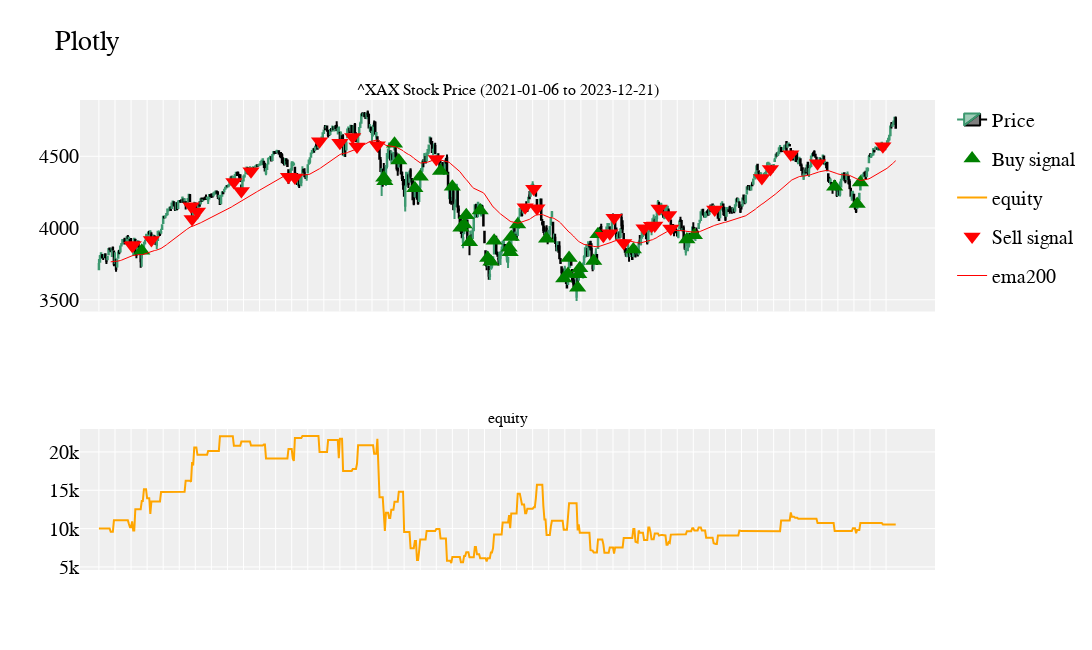

The notebook cell saved with this chart:
### Code cell
%run "C:\\Users\\adamj\\Documents\\Projekty_Python\\Quant_trading\\Plotting_backtesting.ipynb"
ploting_results_vectorbt_openclose(list_of_stock_data[0])

### Figure 1 — Plotly figure (JSON) as saved in the notebook; plotly's stock layout.template omitted (floating-point values rounded to 4 significant figures; data arrays with more than 128 entries replaced by an {"elided": "..."} marker saying what was removed)
{"data": [{"close": {"elided": "745 float values"}, "decreasing": {"line": {"color": "black"}}, "high": {"elided": "745 float values"}, "increasing": {"line": {"color": "rgba(16, 38, 32)"}}, "low": {"elided": "745 float values"}, "name": "Price", "open": {"elided": "745 float values"}, "type": "candlestick", "x": {"elided": "745 str values"}, "xaxis": "x", "yaxis": "y"}, {"marker": {"color": "green", "size": 15, "symbol": "triangle-up"}, "mode": "markers", "name": "Buy signal", "type": "scatter", "x": ["05-03-2021 00:00", "26-01-2022 00:00", "27-01-2022 00:00", "09-02-2022 00:00", "15-02-2022 00:00", "09-03-2022 00:00", "16-03-2022 00:00", "12-04-2022 00:00", "28-04-2022 00:00", "10-05-2022 00:00", "13-05-2022 00:00", "17-05-2022 00:00", "20-05-2022 00:00", "06-06-2022 00:00", "15-06-2022 00:00", "21-06-2022 00:00", "24-06-2022 00:00", "15-07-2022 00:00", "18-07-2022 00:00", "19-07-2022 00:00", "27-07-2022 00:00", "02-09-2022 00:00", "27-09-2022 00:00", "03-10-2022 00:00", "04-10-2022 00:00", "14-10-2022 00:00", "17-10-2022 00:00", "18-10-2022 00:00", "04-11-2022 00:00", "10-11-2022 00:00", "29-12-2022 00:00", "14-03-2023 00:00", "23-03-2023 00:00", "29-09-2023 00:00", "30-10-2023 00:00", "02-11-2023 00:00"], "xaxis": "x", "y": [3842.0, 4350.0, 4327.0, 4587.0, 4471.0, 4278.0, 4358.0, 4397.0, 4288.0, 4001.0, 4024.0, 4089.0, 3901.0, 4121.0, 3790.0, 3765.0, 3912.0, 3863.0, 3831.0, 3937.0, 4024.0, 3924.0, 3647.0, 3678.0, 3791.0, 3583.0, 3678.0, 3720.0, 3771.0, 3956.0, 3849.0, 3919.0, 3949.0, 4288.0, 4167.0, 4318.0], "yaxis": "y"}, {"line": {"color": "orange"}, "name": "equity", "type": "scatter", "x": {"elided": "745 str values"}, "xaxis": "x2", "y": {"elided": "745 float values"}, "yaxis": "y2"}, {"marker": {"color": "red", "size": 15, "symbol": "triangle-down"}, "mode": "markers", "name": "Sell signal", "type": "scatter", "x": ["22-02-2021 00:00", "23-02-2021 00:00", "18-03-2021 00:00", "11-05-2021 00:00", "12-05-2021 00:00", "19-05-2021 00:00", "08-07-2021 00:00", "19-07-2021 00:00", "30-07-2021 00:00", "20-09-2021 00:00", "28-09-2021 00:00", "29-10-2021 00:00", "26-11-2021 00:00", "14-12-2021 00:00", "20-12-2021 00:00", "18-01-2022 00:00", "06-04-2022 00:00", "05-08-2022 00:00", "17-08-2022 00:00", "22-08-2022 00:00", "17-11-2022 00:00", "28-11-2022 00:00", "02-12-2022 00:00", "15-12-2022 00:00", "13-01-2023 00:00", "25-01-2023 00:00", "30-01-2023 00:00", "03-02-2023 00:00", "16-02-2023 00:00", "21-02-2023 00:00", "20-04-2023 00:00", "23-06-2023 00:00", "06-07-2023 00:00", "02-08-2023 00:00", "07-09-2023 00:00", "04-12-2023 00:00"], "xaxis": "x", "y": [3876.0, 3881.0, 3915.0, 4152.0, 4063.0, 4116.0, 4321.0, 4258.0, 4395.0, 4358.0, 4353.0, 4605.0, 4595.0, 4634.0, 4568.0, 4577.0, 4481.0, 4145.0, 4274.0, 4138.0, 3947.0, 3964.0, 4072.0, 3896.0, 3999.0, 4016.0, 4018.0, 4136.0, 4090.0, 3997.0, 4130.0, 4348.0, 4412.0, 4513.0, 4451.0, 4570.0], "yaxis": "y"}, {"legendgroup": "1", "line": {"color": "red", "width": 1}, "name": "ema200", "type": "scatter", "x": {"elided": "745 str values"}, "xaxis": "x", "y": {"elided": "745 float values"}, "yaxis": "y"}], "layout": {"annotations": [{"font": {"size": 16}, "showarrow": false, "text": "^XAX Stock Price (2021-01-06 to 2023-12-21)", "x": 0.5, "xanchor": "center", "xref": "paper", "y": 1, "yanchor": "bottom", "yref": "paper"}, {"font": {"size": 16}, "showarrow": false, "text": "equity", "x": 0.5, "xanchor": "center", "xref": "paper", "y": 0.3, "yanchor": "bottom", "yref": "paper"}], "font": {"color": "#000000", "family": "Monospace", "size": 20}, "height": 650, "plot_bgcolor": "#efefef", "title": {"text": "Plotly"}, "width": 1200, "xaxis": {"anchor": "y", "autorange": true, "domain": [0, 1], "matches": "x2", "range": [-16.93, 779.9], "rangeslider": {"visible": false, "yaxis": {}}, "showticklabels": false, "type": "category"}, "xaxis2": {"anchor": "y2", "autorange": true, "domain": [0, 1], "range": [-16.93, 779.9], "showticklabels": false, "type": "category"}, "yaxis": {"anchor": "x", "autorange": true, "domain": [0.55, 1], "range": [3418.0, 4892.0], "type": "linear"}, "yaxis2": {"anchor": "x2", "autorange": true, "domain": [0, 0.3], "range": [4601.0, 22990.0], "type": "linear"}}}
